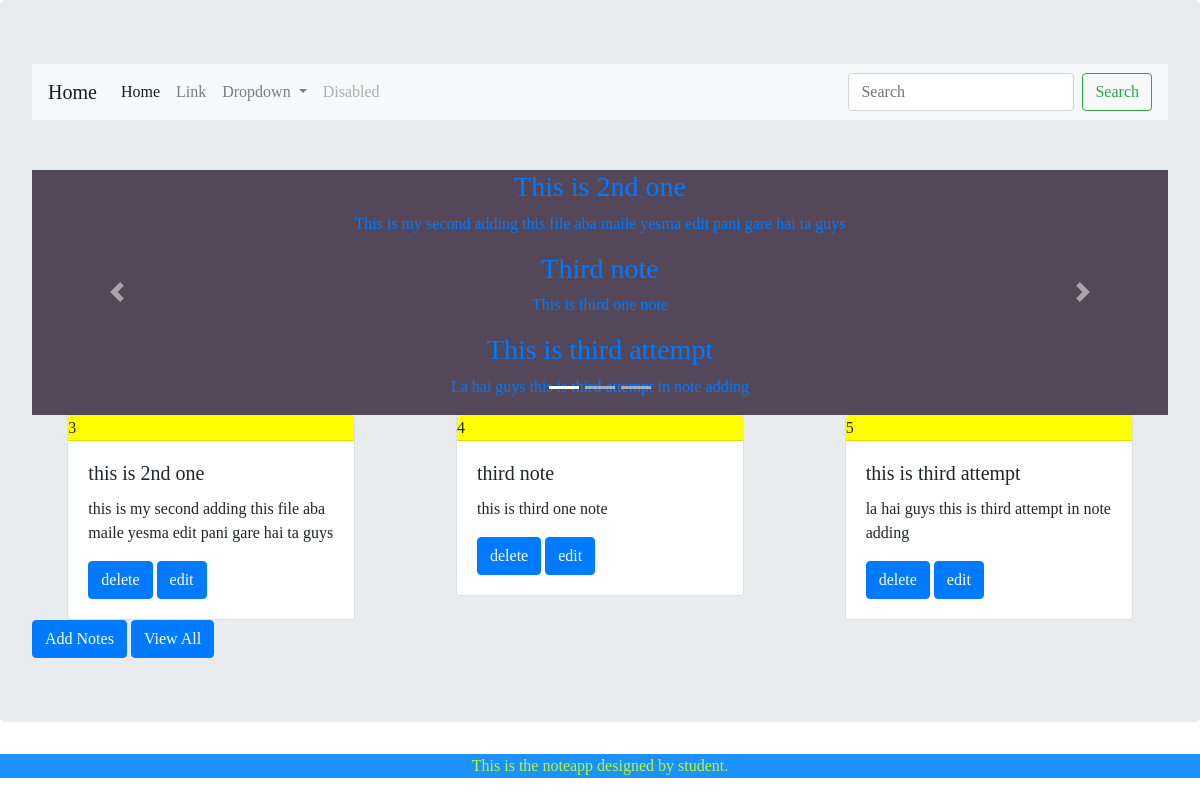
The page / on the database its author committed.
### noteapp/models.py (models this page shows, shortened)
class Note(models.Model):
    title = models.CharField(max_length= 100)
    description = models.TextField()

### noteapp/views.py (the view)
# urls.py: path('', views.home , name='home'),
def home(request):
    notes = Note.objects.all()[0:3]
    return render(request, 'index.html', context={'notes':notes})

### templates/index.html (shortened to what this page needs)
{% extends 'base.html' %}
{% block content %}
<div id="carouselExampleIndicators" class="carousel slide" data-ride="carousel" style="background-color: rgb(84, 71, 90); margin-top: 50px;">
  <ol class="carousel-indicators">
    <li data-target="#carouselExampleIndicators" data-slide-to="0" class="active"></li>
    <li data-target="#carouselExampleIndicators" data-slide-to="1"></li>
    <li data-target="#carouselExampleIndicators" data-slide-to="2"></li>
  </ol>
  {% for note in notes %}
    <div class="carousel-inner">
      <div class="carousel-item active" style="text-align: center;">
        <a href="{% url 'all_notes'%}">
          <h3>{{ note.title.capitalize }}</h3>
          <p>{{ note.description.capitalize }}</p>
        </a>
      </div>
  </div>
  {% endfor %}
  <a class="carousel-control-prev" href="#carouselExampleIndicators" role="button" data-slide="prev">
    <span class="carousel-control-prev-icon" aria-hidden="true"></span>
  </a>
  <a class="carousel-control-next" href="#carouselExampleIndicators" role="button" data-slide="next">
    <span class="carousel-control-next-icon" aria-hidden="true"></span>
  </a>
</div>
{% if notes %}
  <div class="row">
  {% for note in notes %}
    <div class="column mx-auto">
      <div class="card" style="width: 18rem;">
      <div class="card-header title-bg-y" style="margin-left: 40%;">
        {{note.id}}
      </div>
      <div class="card-body">
        <div>
          <h5 class="card-title">{{note.title}}</h5>
        </div>
        <p class="card-text">{{note.description}}</p>
        <a class="btn btn-primary btn-md" href="{% url 'delete' note_id=note.id %}"> delete</a>
        <a class="btn btn-primary btn-md" href="{% url 'edit' note_id=note.id %}"> edit</a>
      </div>
      </div>
    </div>
  {% endfor %}
  </div>
{% else %}
  <h3 style="margin-top: 50px;" text-align='center'> Notes list is empty</h3>
{% endif %}
<div class="mx-auto">
  <a class="btn btn-primary btn-md" href="{% url 'add_notes' %}">Add Notes</a>
  <a class="btn btn-primary btn-md" href="{%url 'all_notes' %}">View All </a>
</div>
{% endblock content %}

### static/css/style.css (style rules this page uses)
body { font-family: 'Poppins'; }
.title-bg-y { background-color: yellow!important; margin: 0px !important; padding: 0px !important; }

### rows shown on the page
Note: title "This is 2nd one", description "This is my second adding this file aba maile yesma edit pani gare hai ta guys", id "3", title "this is 2nd one", description "this is my second adding this file aba maile yesma edit pani gare hai ta guys"
Note: title "Third note", description "This is third one note", id "4", title "third note", description "this is third one note"
Note: title "This is third attempt", description "La hai guys this is third attempt in note adding", id "5", title "this is third attempt", description "la hai guys this is third attempt in note adding"
